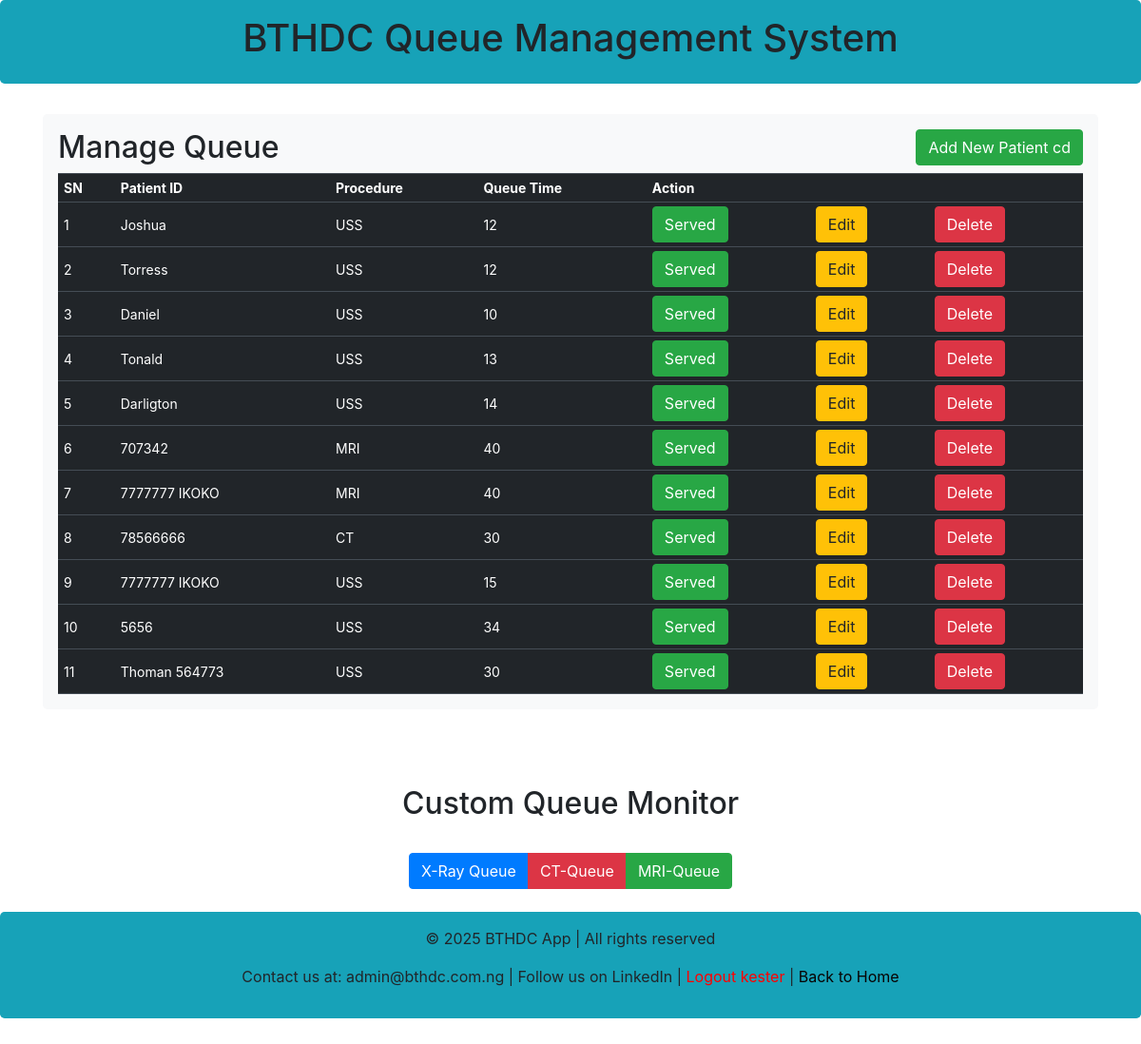
Page /carddashboard (signed in) on the committed database.
### main.py (models this page shows, shortened)
class Btqueue(db.Model):
    __tablename__ = 'btqueue'
    queue_id = db.Column(db.Integer, primary_key=True)
    pat_phone = db.Column(db.String(100))
    pat_procedure = db.Column(db.String(100))
    queue_time = db.Column(db.Integer)
    service_status = db.Column(db.Integer, default=0)  # 0 = waiting, 1 = on procedure, 2 = served
    departure_time = db.Column(db.DateTime, nullable=True)
    arrival_time = db.Column(db.DateTime, default=datetime.utcnow)
    pat_id = db.Column(db.String(100))
    departmentid = db.Column(db.Integer, default=1)
    start_time = db.Column(db.DateTime, nullable=True)  # when procedure started

### main.py (the view)
@app.route("/carddashboard")
def carddashboard():
    if "username" not in session:
        return redirect(url_for("index"))
    all_data = Btqueue.query.filter_by(service_status = 1).all()
    return render_template('carddashboard.html', system_queue=all_data)

### templates/carddashboard.html (shortened to what this page needs)
{% extends 'base.html' %}
{%block body %}
<div class="container">
    <div class="row">
        <div class="col md-12">
            <div class="jumbotron p-3 bg-light">
                <h2>  Manage Queue <button type="button" class="btn btn-success float-end" onclick="addpatient()">Add New Patient cd</button></h2>
                <table class="table table-hover table-dark">
                    <tr>
                        <th>SN</th>
                        <th>Patient ID</th>
                        <th>Procedure</th>
                        <th>Queue Time</th>
                        <th colspan="3" align="center">Action</th>
                    </tr>
                    {% for row in system_queue %}
                    {% if loop.index >0 %}
                    <tr>
                        <td class="counter"></td>
                        <td>{{row.pat_id}}</td>
                        <td>{{row.pat_procedure}}</td>
                        <td>{{row.queue_time}}<input type="hidden" class="form-control" id="queue_id" name="queue_id" value="{{row.queue_id}}"></td>
                        <td> <a href="#" class="btn btn-success" data-toggle="modal" data-target="#mymodal" onclick="patientserved('{{ row.queue_id }}')"> Served</a></td>
                        <td> <a href="/update/{{row.queue_id}}" class="btn btn-warning" data-toggle="modal" data-target="#modaledit{{row.queue_id}}"> Edit</a></td>
                       <td> <a href="/delete/{{row.queue_id}}" class="btn btn-danger btn-xs" onclick="return confirm('Are you sure, you want to Delete?')"> Delete</a></td>
                     </tr>
                     {%endif%}
                    {%endfor%}
                </table>
            </div>
        </div>
    </div>
</div>
<div class="container mt-5">
  <div class="text-center">
      <h2>Custom Queue Monitor</h2>
      <div class="btn-group mt-4" role="group" aria-label="Button group">
          <button type="button" class="btn btn-primary" onclick="window.location.href='/xrayview'">X-Ray Queue</button>
          <button type="button" class="btn btn-danger" onclick="window.location.href='/ctview'">CT-Queue</button>
          <button type="button" class="btn btn-success" onclick="window.location.href='/mriview'">MRI-Queue</button>
      </div>
  </div>
</div>
{%endblock%}

### templates/base.html (shortened to what this page needs)
<!DOCTYPE html>
<html lang="en">
  <head>
    <link href="https://cdn.jsdelivr.net/npm/bootstrap@5.3.3/dist/css/bootstrap.min.css" rel="stylesheet">
    <link rel="stylesheet" href="{{ url_for('static', filename='mystyle.css') }}">
  </head>
  <body class="">
    <link rel="stylesheet" href="https://stackpath.bootstrapcdn.com/bootstrap/4.5.2/css/bootstrap.min.css">
    <header class="header">
      <div class="jumbotron p-3 bg-info">
        <div class="well text-center">
            <h1>BTHDC Queue Management System</h1>
        </div>
    </div>
    </header>
      {%block body%} {%endblock%}
      <footer class="footer">
        <br/>
        <div class="jumbotron p-3 bg-info">
          <div class="well text-center">
            <div>
                <p>&copy; 2025 BTHDC App | All rights reserved</p>
                <p>Contact us at: admin@bthdc.com.ng | Follow us on LinkedIn
                  {% if session.get('username') %}
                    | <a href="{{ url_for('logout') }}" id="logout">Logout {{ session['username'] }}</a>
                    | <a href="{{ url_for('dashboard') }}" id="homeic">Back to Home</a>
                  {% endif %}
                </p>
            </div>
         </div>
      </div>
      </footer>
  </body>
</html>

### static/mystyle.css (style rules this page uses)
#logout { color: red; text-decoration: none; }
#homeic { color: rgb(8, 3, 3); text-decoration: none; }
table.table { font-size: 14px; border-width: 2px !important; margin-bottom: 0; }
table.table th, table.table td { padding: 4px 6px !important; vertical-align: middle !important; }
.mt-3, .mt-4 { margin-top: 10px !important; }

### rows in the picture
Btqueue: pat_id "Joshua", pat_procedure "USS", queue_time "12"
Btqueue: pat_id "Torress", pat_procedure "USS", queue_time "12"
Btqueue: pat_id "Daniel", pat_procedure "USS", queue_time "10"
Btqueue: pat_id "Tonald", pat_procedure "USS", queue_time "13"
Btqueue: pat_id "Darligton", pat_procedure "USS", queue_time "14"
Btqueue: pat_id "707342", pat_procedure "MRI", queue_time "40"
Btqueue: pat_id "7777777 IKOKO", pat_procedure "MRI", queue_time "40"
Btqueue: pat_id "78566666", pat_procedure "CT", queue_time "30"
Btqueue: pat_id "7777777 IKOKO", pat_procedure "USS", queue_time "15"
Btqueue: pat_id "5656", pat_procedure "USS", queue_time "34"
Btqueue: pat_id "Thoman 564773", pat_procedure "USS", queue_time "30"

### other values in the picture
{{ session['username'] }} "kester"
